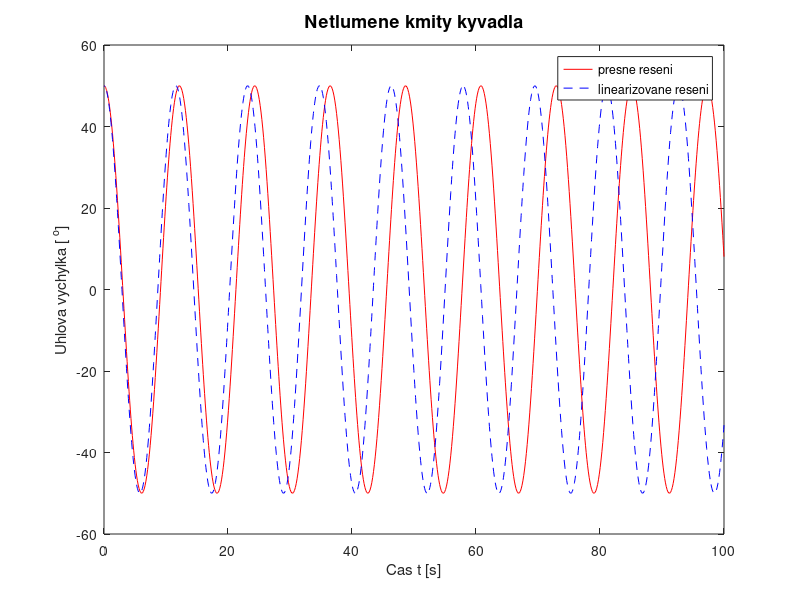
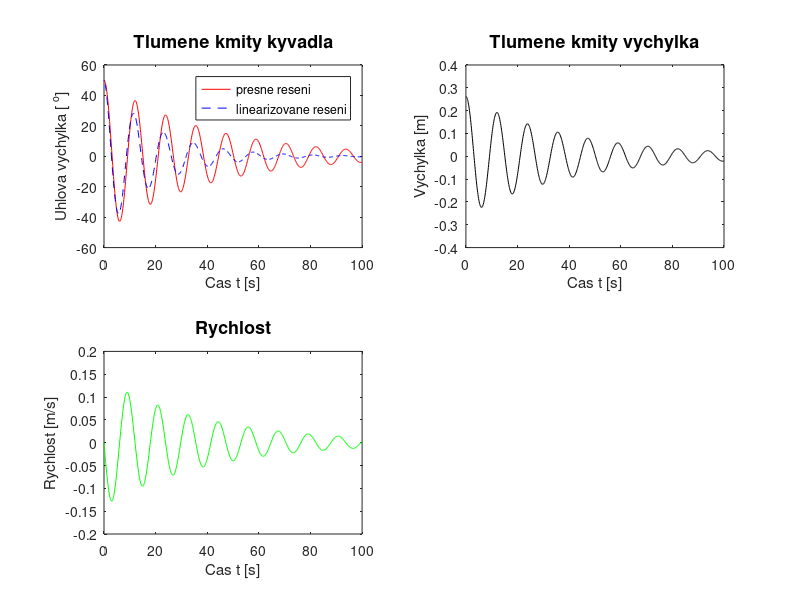

MATLAB code for these plots, in order: (Note: this script raises an error after producing the figures.)
function []=kyvadlo2()
%% Pohyb kyvadla
  clear; clc;

global C C2;

m=1;
J=10;
g=9.81;
l0=0.3; %delka dratu

C=m*g*l0/J;

omega=sqrt(C)
om=sqrt(g/l0)
t_konec=100; %s
%tlumeni kyvadla
T=0;
C2=T/J;

% pocatecni podminky
phi0=50/180*pi; % pocatecni uhel vychyleni
omega0=0; % pocatecni uhlova rychlost


%kyvadlo netlumene
options = odeset('RelTol',1e-7);
[t,y] = ode45(@kyvadlofce,[0 t_konec],[phi0 omega0],options);

y2=phi0*exp(-C2*t).*cos(omega*t);

figure(1)
plot(t,y(:,1)*180/pi,'r')
hold on
plot(t,y2*180/pi,'b--')
hold off
title('Netlumene kmity kyvadla','FontSize',13);
legend('presne reseni','linearizovane reseni');
xlabel('Cas t [s]');
ylabel('Uhlova vychylka [ ^o]');

%kyvadlo tlumene

%tlumeni kyvadla
T=0.5;
C2=T/J;


[t,y] = ode45(@kyvadlofce,[0 t_konec],[phi0 omega0],options);

vychylka=l0*y(:,1); % vychylka
r=y(:,2)*l0; %rychlost kyvani hm. bodu
y2=phi0*exp(-C2*t).*cos(omega*t);
[vychylka r];

figure(2)
subplot(2,2,1)
plot(t,y(:,1)*180/pi,'r')
hold on
plot(t,y2*180/pi,'b--')

hold off
title('Tlumene kmity kyvadla','FontSize',13);
legend('presne reseni','linearizovane reseni');
xlabel('Cas t [s]');
ylabel('Uhlova vychylka [ ^o]');

subplot(2,2,2)
plot(t,vychylka,'black')
xlabel('Cas t [s]');
ylabel('Vychylka [m]');
title('Tlumene kmity vychylka','FontSize',13);

subplot(2,2,3)
plot(t,r,'g')
xlabel('Cas t [s]');
ylabel('Rychlost [m/s]');
title('Rychlost','FontSize',13);


    function dy=kyvadlofce(t,y)

        dy=zeros(2,1);
        dy(1)=y(2);
        dy(2)=-C*sin(y(1))-C2*y(2);

    end
f3=figure(3)
set(f3,'MenuBar','none')
simulace(l0,y(:,1),t_konec)
end
